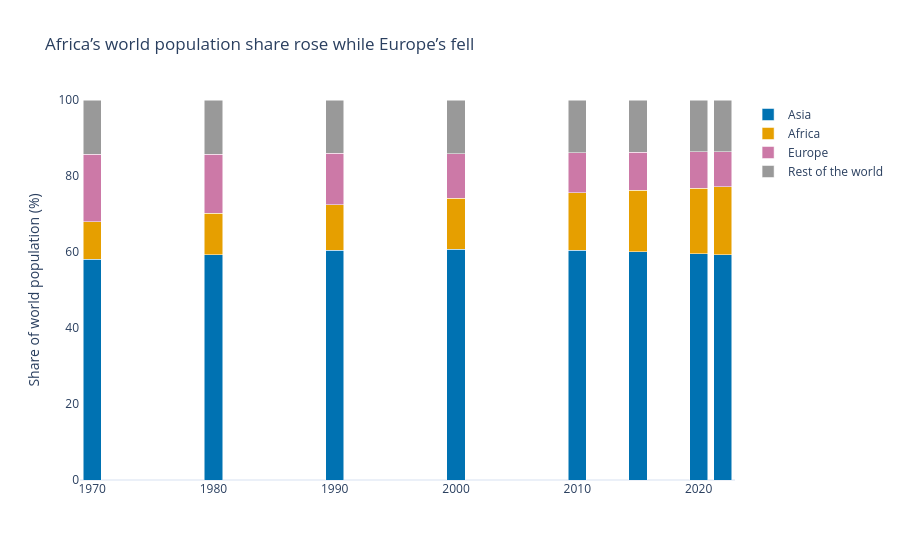

The notebook cell saved with this chart:
### Markdown cell above
**Chart choice & justification:** *Which chart did you choose, and why? Justify design choices.

*YOUR ANSWER HERE* A 100% stacked bar chart is appropriate because it compares the relative population shares of different regions over time. Every bar totals 100%, allowing us to see how Africa, Asia, Europe and the rest of the world's proportions have changed.

### Code cell
shares = (
    df_long.groupby(['Year', 'Continent'], as_index=False)
    ['Population'].sum()
)

shares['Group'] = shares['Continent'].where(
    shares['Continent'].isin(['Africa', 'Asia', 'Europe']),
    'Rest of the world'
)

shares = (
    shares.groupby(['Year', 'Group'], as_index=False)
    ['Population'].sum()
)

shares['World Total'] = (
    shares.groupby('Year')['Population'].transform('sum')
)

shares['Share (%)'] = (
    shares['Population'] / shares['World Total'] * 100
)

fig = px.bar(
    shares,
    x='Year',
    y='Share (%)',
    color='Group',
    barmode='stack',
    color_discrete_map={
        'Africa': '#E69F00',
        'Asia': '#0072B2',
        'Europe': '#CC79A7',
        'Rest of the world': '#999999'
    },
    title='Africa’s world population share rose while Europe’s fell',
    template='plotly_white',
    category_orders={
        'Group': [
            'Asia', 'Africa', 'Europe', 'Rest of the world'
        ]
    }
)

fig.update_layout(
    xaxis_title=None,
    yaxis_title='Share of world population (%)',
    yaxis_range=[0, 100],
    yaxis_showgrid=False,
    legend_title=None,
    bargap=0.25
)

fig.update_traces(
    hovertemplate='%{y:.1f}%<extra>%{fullData.name}</extra>'
)

fig.show()

### Figure 1 — Plotly figure (JSON) as saved in the notebook; plotly's stock layout.template omitted (floating-point values rounded to 4 significant figures)
{"data": [{"hovertemplate": "%{y:.1f}%<extra>%{fullData.name}</extra>", "legendgroup": "Asia", "marker": {"color": "#0072B2", "pattern": {"shape": ""}}, "name": "Asia", "orientation": "v", "showlegend": true, "textposition": "auto", "type": "bar", "x": [1970, 1980, 1990, 2000, 2010, 2015, 2020, 2022], "xaxis": "x", "y": [58.06, 59.32, 60.41, 60.76, 60.43, 60.05, 59.48, 59.21], "yaxis": "y"}, {"hovertemplate": "%{y:.1f}%<extra>%{fullData.name}</extra>", "legendgroup": "Africa", "marker": {"color": "#E69F00", "pattern": {"shape": ""}}, "name": "Africa", "orientation": "v", "showlegend": true, "textposition": "auto", "type": "bar", "x": [1970, 1980, 1990, 2000, 2010, 2015, 2020, 2022], "xaxis": "x", "y": [9.893, 10.84, 12.01, 13.32, 15.11, 16.18, 17.36, 17.89], "yaxis": "y"}, {"hovertemplate": "%{y:.1f}%<extra>%{fullData.name}</extra>", "legendgroup": "Europe", "marker": {"color": "#CC79A7", "pattern": {"shape": ""}}, "name": "Europe", "orientation": "v", "showlegend": true, "textposition": "auto", "type": "bar", "x": [1970, 1980, 1990, 2000, 2010, 2015, 2020, 2022], "xaxis": "x", "y": [17.76, 15.59, 13.55, 11.81, 10.53, 9.987, 9.514, 9.32], "yaxis": "y"}, {"hovertemplate": "%{y:.1f}%<extra>%{fullData.name}</extra>", "legendgroup": "Rest of the world", "marker": {"color": "#999999", "pattern": {"shape": ""}}, "name": "Rest of the world", "orientation": "v", "showlegend": true, "textposition": "auto", "type": "bar", "x": [1970, 1980, 1990, 2000, 2010, 2015, 2020, 2022], "xaxis": "x", "y": [14.29, 14.25, 14.02, 14.1, 13.93, 13.79, 13.65, 13.57], "yaxis": "y"}], "layout": {"bargap": 0.25, "barmode": "stack", "legend": {"title": {}, "tracegroupgap": 0}, "title": {"text": "Africa’s world population share rose while Europe’s fell"}, "xaxis": {"anchor": "y", "domain": [0, 1], "title": {}}, "yaxis": {"anchor": "x", "domain": [0, 1], "range": [0, 100], "showgrid": false, "title": {"text": "Share of world population (%)"}}}}
